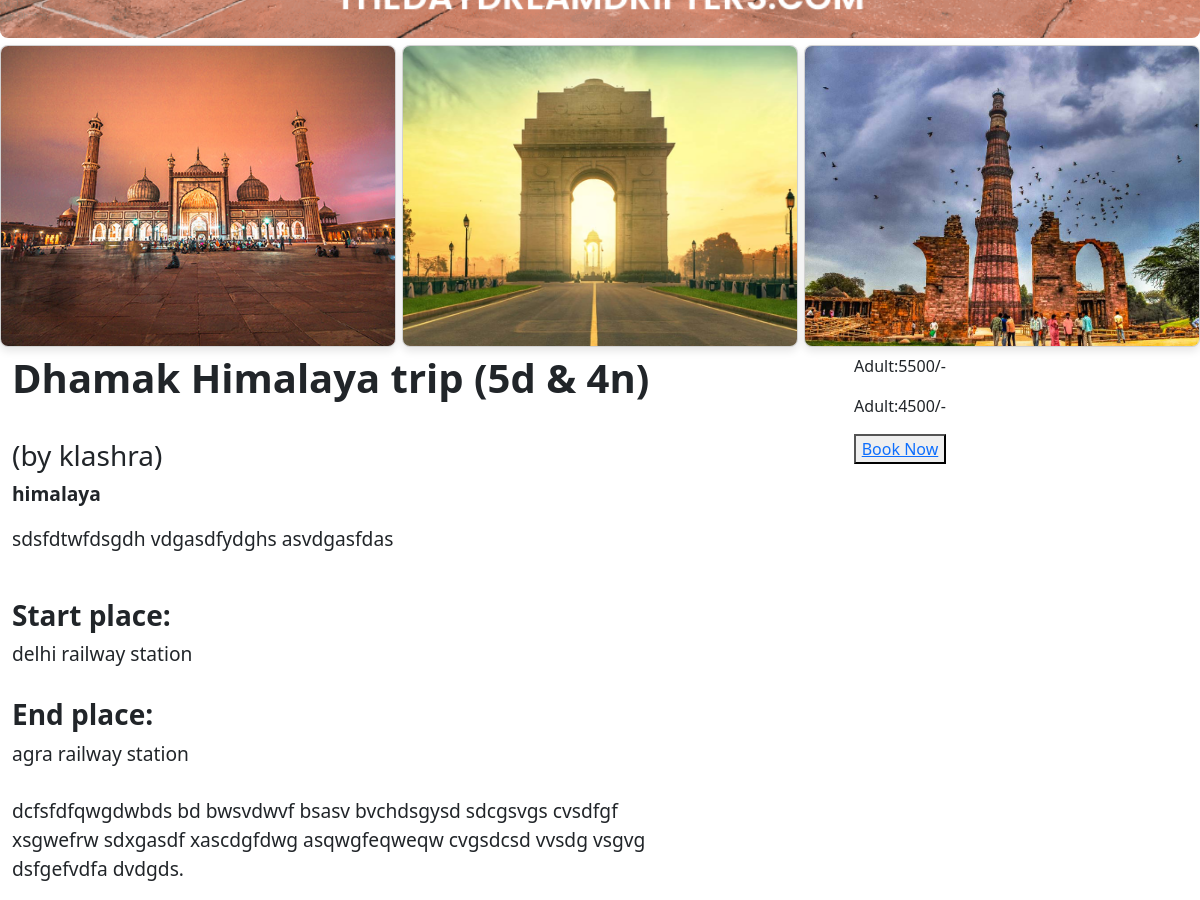
Before: /user_packageview/5 (signed in, lower part) with the older database file.
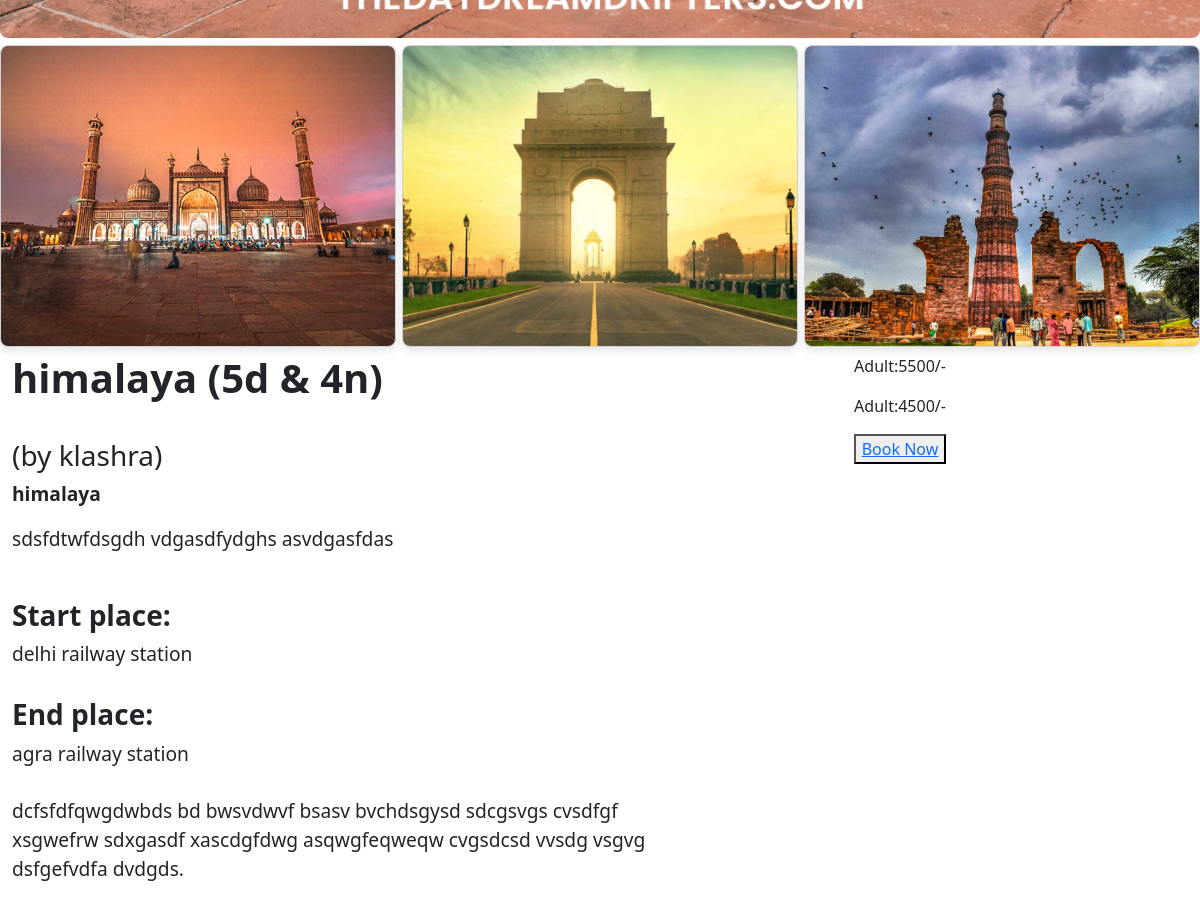
After: the same page with the newer database file.
### app1/models.py (models this page shows, shortened)
class Packages(models.Model):
    agency_id = models.ForeignKey(Agency, on_delete=models.CASCADE)
    package_name =  models.CharField(max_length=50)
    place = models.CharField(max_length=50)
    start_place = models.CharField(max_length=50)
    end_place = models.CharField(max_length=50)
    about = models.CharField(max_length=200)
    description = models.CharField(max_length=200)
    days = models.CharField(max_length=50)
    price_adult = models.IntegerField()
    price_children = models.IntegerField()
    image1 = models.FileField()
    image2 = models.FileField()
    image3 = models.FileField()
    image4 = models.FileField()

class Agency(models.Model):
    login_id = models.ForeignKey(All_login, on_delete=models.CASCADE)
    name = models.CharField(max_length=50)
    email = models.EmailField(max_length=50)
    phone = models.IntegerField(null=True,blank=True)
    image = models.FileField()
    document = models.FileField()

### app1/views.py (the view)
# urls.py: path('user_packageview/<int:id>',views.user_viewpackage,name="user_packageview"),
def user_viewpackage(request,id):
    user = Customer.objects.get(login_id=request.user.id)
    data = Packages.objects.get(id=id)
    return render(request,'user/user_packageview.html',{'data':data,'user':user})

### template/user/user_packageview.html (shortened to what this page needs)
<html lang="en">
<head>
    {% load static %}
    <link href="https://cdn.jsdelivr.net/npm/bootstrap@5.3.3/dist/css/bootstrap.min.css" rel="stylesheet">
</head>
<body>
  <div class="container-fluid" style="margin-left: 0; margin-right: 0;padding: 0;">
    <div class="row align-items-start" style="margin: 0;">
      <div class="col-12" style="padding: 0;">
        <img style="width: 100%; height: auto; object-fit: cover;border-radius: 0 0 8px 8px;" src="{{ data.image1.url }}" alt="">
      </div>
    </div>
  </div>
  <div class="cards">
    {% if data.image2 %}
    <div class="card">
      <img src="{{ data.image2.url }}" alt="">
    </div>
    {% endif %}
    {% if data.image2 %}
    <div class="card">
      <img src="{{ data.image3.url }}" alt="">
    </div>
    {% endif %}
    {% if data.image2 %}
    <div class="card">
      <img src="{{ data.image4.url }}" alt="">
    </div>
    {% endif %}
  </div>
  <div class="container-fluid">
    <div class="row align-items-start">
      <div class="col-7" style="font-size: larger;">
        <div ><h1><b>{{ data.package_name }} <span>({{ data.days }})</span></b></h1></div><br>
        <div><h3>(by {{ data.agency_id.name }})</h3></div>
        <div><p><b>{{ data.place }}</b></p></div>
        <div><p>{{ data.about }}</p></div><br>
        <div><h3><b>Start place:</b></h3>{{ data.start_place }}</div><br>
        <div><h3><b>End place:</b></h3>{{ data.end_place }}</div><br>
        <div><p>{{ data.description }}</p></div>
      </div>
        <div class="col-4 text-center">
         <div><p>Adult:{{ data.price_adult }}/-</p></div>
         <div><p>Adult:{{ data.price_children }}/-</p></div>
         <div><button><a href="{% url 'user_booking' id=data.id %}">Book Now</a></button></div>
      </div>
    </div>
  </div>
</body>
</html>

Changed rows visible on the page:
changed Packages "himalaya": package_name "Dhamak Himalaya trip" → "himalaya"
